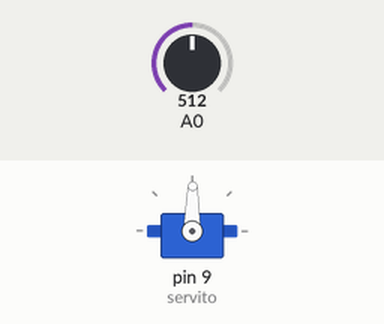
This sketch was run on a simulated Arduino Uno, built with avr-gcc and run on an emulated ATmega328P. On the bench: servo. Inputs (shaded band) come from the test bench; at power-on: A0 = 512.

Above: at 1.2 s.
1.3 s: A0 set to 716
At 2.2 s:
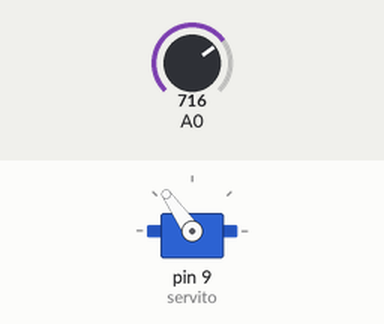
2.8 s: A0 set to 900
At 3.2 s:
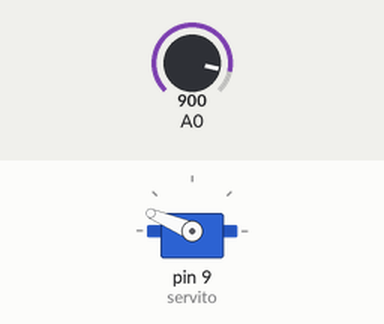
4.3 s: A0 set to 1023
At 5.5 s:
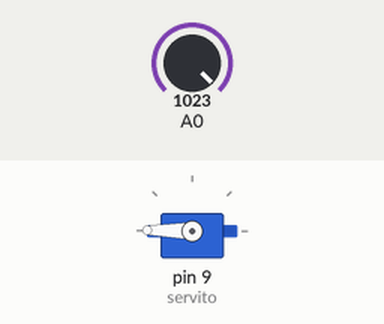
5.8 s: A0 set to 306
At 6.5 s:
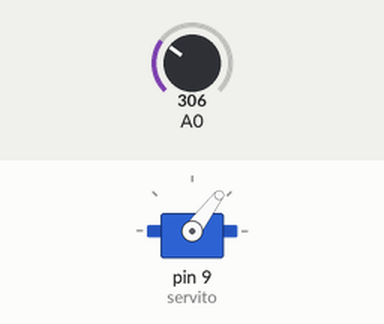
7.3 s: A0 set to 122
At 8.5 s:
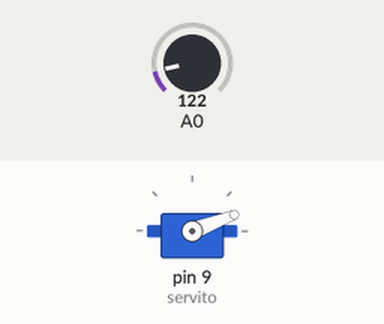
8.8 s: A0 set to 511
At 9.3 s:
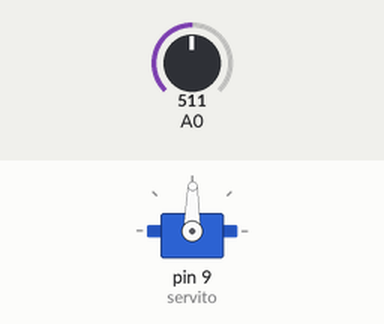
Timing chart, 0 to 11.3 s (numbered marks = the images above; inputs shaded):
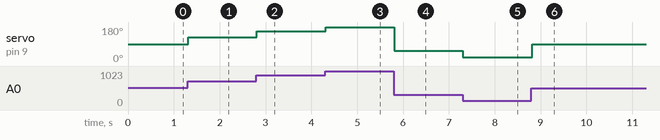

Measured:
- after the input at 1.3 s, servo on pin 9 (servito): 89° → 125° at once
- after the input at 2.8 s, servo on pin 9 (servito): 125° → 157° at once
- after the input at 4.3 s, servo on pin 9 (servito): 157° → 179° at once
- after the input at 5.8 s, servo on pin 9 (servito): 179° → 53° at once
- after the input at 7.3 s, servo on pin 9 (servito): 53° → 21° at once
- after the input at 8.8 s, servo on pin 9 (servito): 21° → 89° at once

The sketch:

servo1.ino
```cpp
#include <Servo.h>

Servo servito;
int angulo;
int lectura;

void setup() {
  servito.attach(9);
}

void loop() {
  lectura = analogRead(A0);
  angulo  = map(lectura, 0, 1023, 0, 179);

  servito.write(angulo);
  delay(20);

}
```
